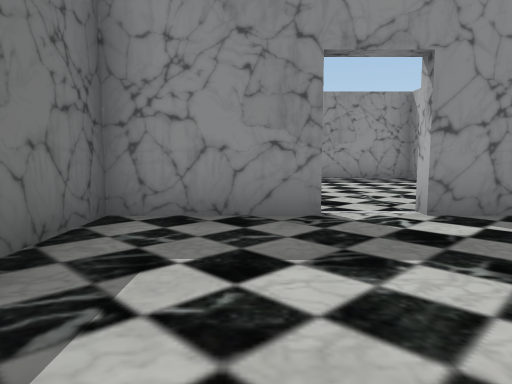
View 1 (above)

16 first-person views from a walk through a 3-D level made in the Unity game engine. The camera is 1.4 m above the floor, tilts 6° down and sees 70° across. The floor is counted in squares, 2 m on a side. Each view is taken from the middle of a square. On the plan, view 1 faces up. The plan holds only what a view shows up to about 11 squares ahead; the rest is blank. The place goes on beyond the plan. The player character is not drawn.

View 2
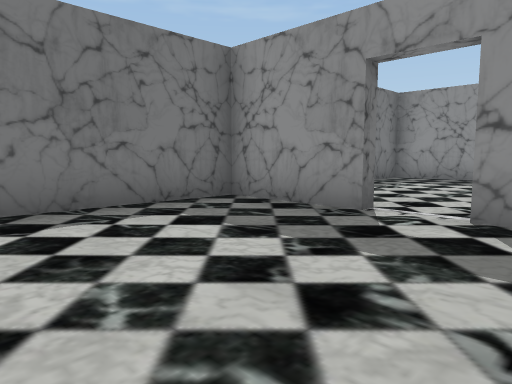

View 3
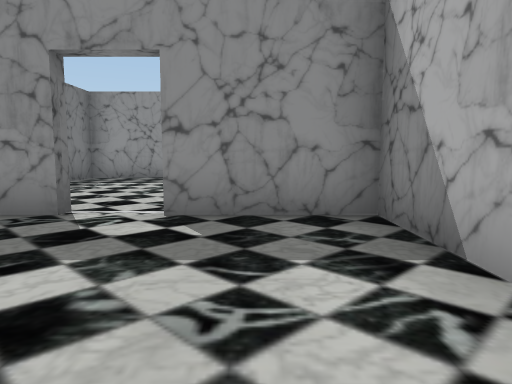

View 4
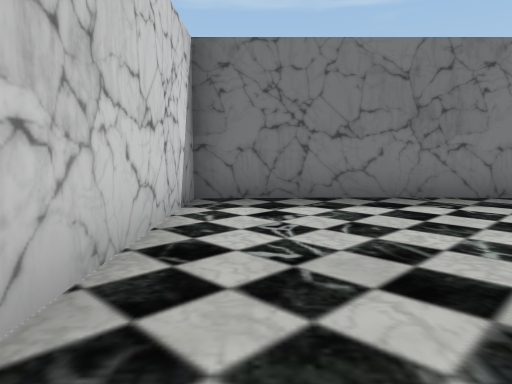

View 5
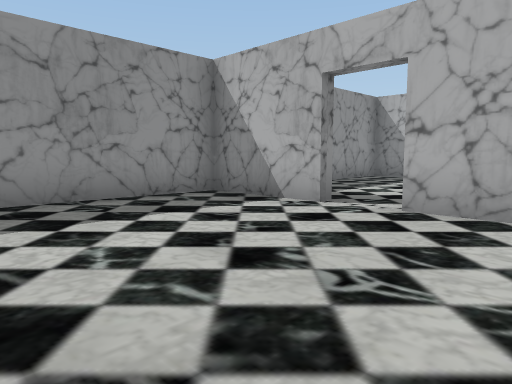

View 6
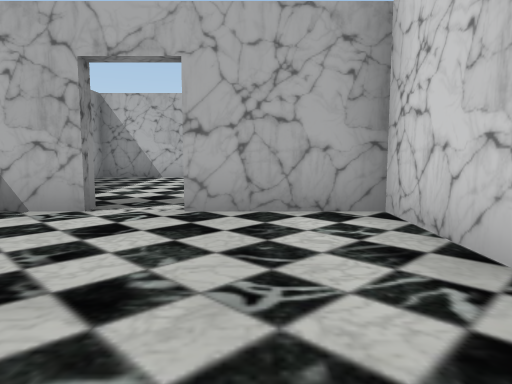

View 7
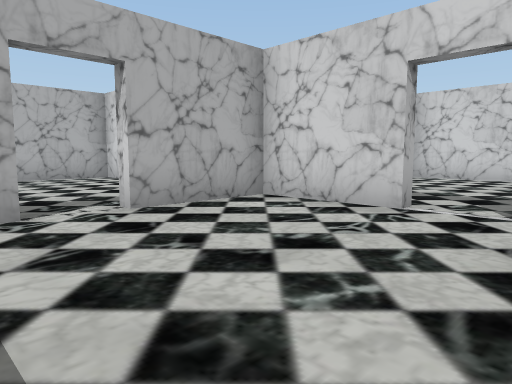

View 8
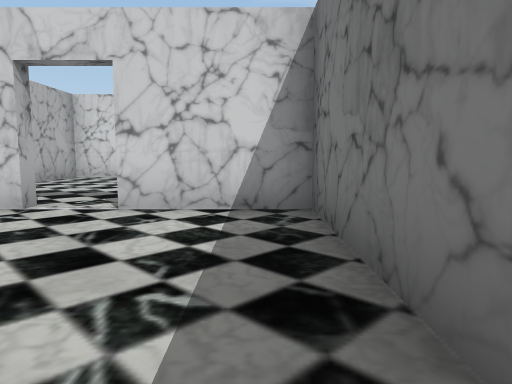

View 9
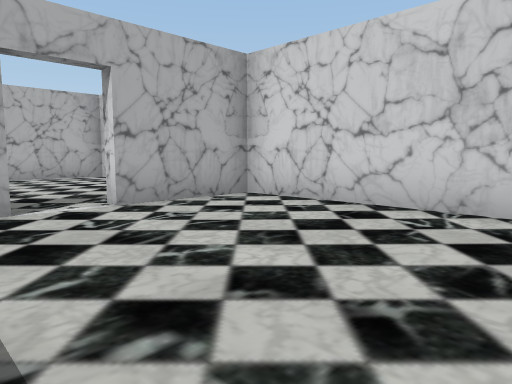

View 10
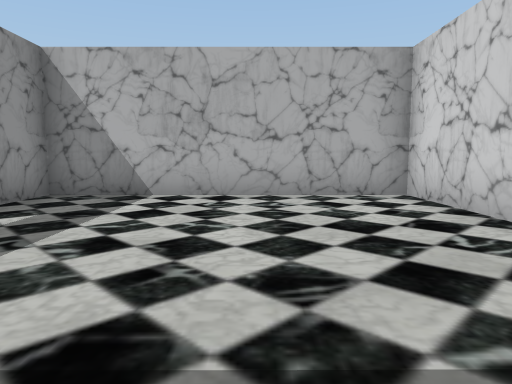

View 11
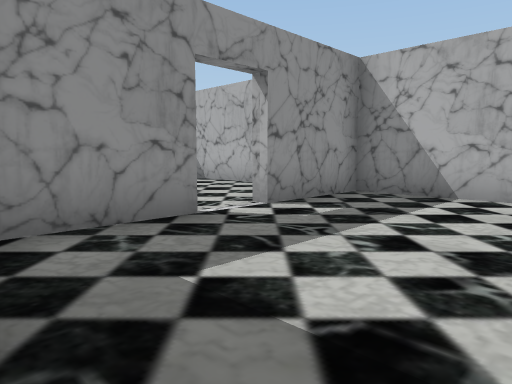

View 12
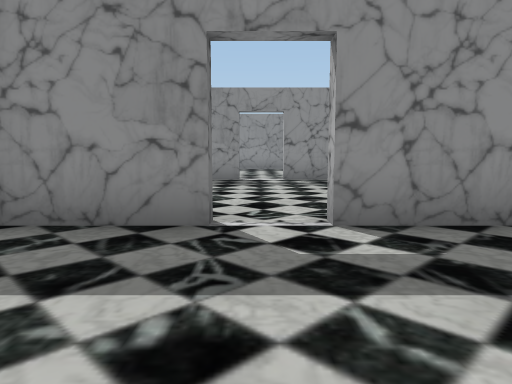

View 13
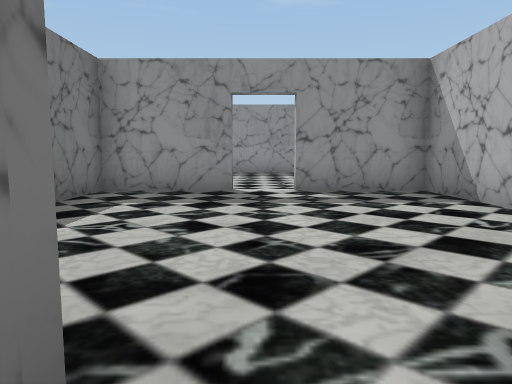

View 14
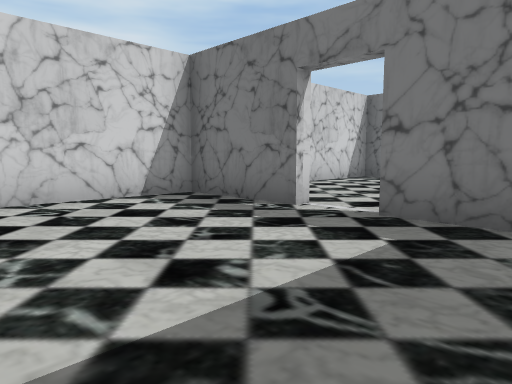

View 15
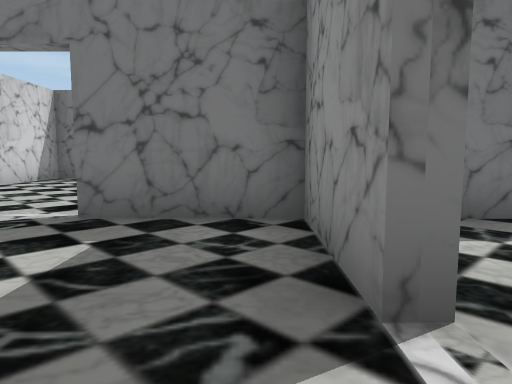

View 16
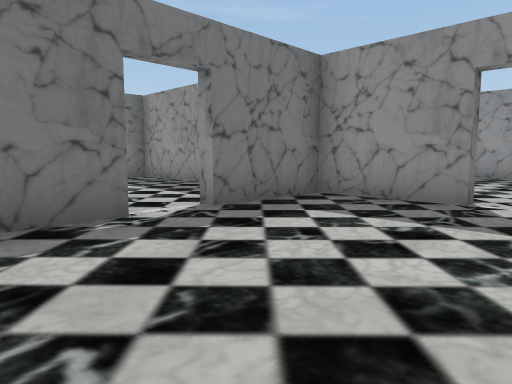

### Floor plan
Points are (right, up) in squares from view 1. A wall is a line through its corners. A room is listed if a view was taken in it or the views show most of it. See-through windows are left out.
Room 1 (views 1, 2, 3, 4)
walls: (0.7, 4.4) (0.7, 4.1) (-1.7, 4.1) (-1.7, -2) (4.4, -2) (4.4, 0.1); (4.4, 1.9) (4.4, 4.1) (1.9, 4.1) (1.9, 4.4)
ways out: opening at (1, 4) to room 2
Room 2 (views 5, 6, 7, 8)
walls: (4.4, 8) (4.4, 10.5) (-1.7, 10.5) (-1.7, 4.4) (0.7, 4.4); (1.9, 4.4) (4.4, 4.4) (4.4, 6.9)
ways out: opening at (1, 4) to room 1; opening at (5, 7.5) to room 3
Room 3 (views 9, 10, 11)
walls: (10.8, 8) (10.8, 10.5) (4.7, 10.5) (4.7, 9.9); (4.7, 5) (4.7, 4.4) (10.8, 4.4) (10.8, 6.9)
ways out: opening at (5, 7.5) to room 2; opening at (11, 7.5) to room 4
Room 4 (views 12, 13, 14, 15, 16)
walls: (13.6, 10.5) (11.1, 10.5) (11.1, 8); (11.1, 6.9) (11.1, 4.4) (17.2, 4.4) (17.2, 10.5) (14.8, 10.5)
ways out: opening at (11, 7.5) to room 3; opening at (14, 11) to room 5
Room 5 (no view inside)
walls: (13.6, 16.9) (11.1, 16.9) (11.1, 15.1); (11.1, 12.9) (11.1, 12.1); (17.2, 13.2) (17.2, 16.9) (14.8, 16.9)
ways out: opening at (14, 11) to room 4; opening at (14, 17)

Where each view was taken, in squares from view 1:
view 1: 0 up, 0 right, facing up
view 2: 0 up, 3 right, facing up-left
view 3: 0 up, 3 right, facing up
view 4: 1 down, 4 right, facing left
view 5: 5 up, 0 right, facing up-right
view 6: 6 up, 0 right, facing right
view 7: 9 up, 0 right, facing down-right
view 8: 9 up, 1 left, facing down
view 9: 9 up, 6 right, facing down-right
view 10: 7 up, 11 right, facing right
view 11: 7 up, 11 right, facing up-right
view 12: 7 up, 14 right, facing up
view 13: 10 up, 14 right, facing up
view 14: 10 up, 15 right, facing down-left
view 15: 10 up, 15 right, facing left
view 16: 5 up, 15 right, facing up-left
